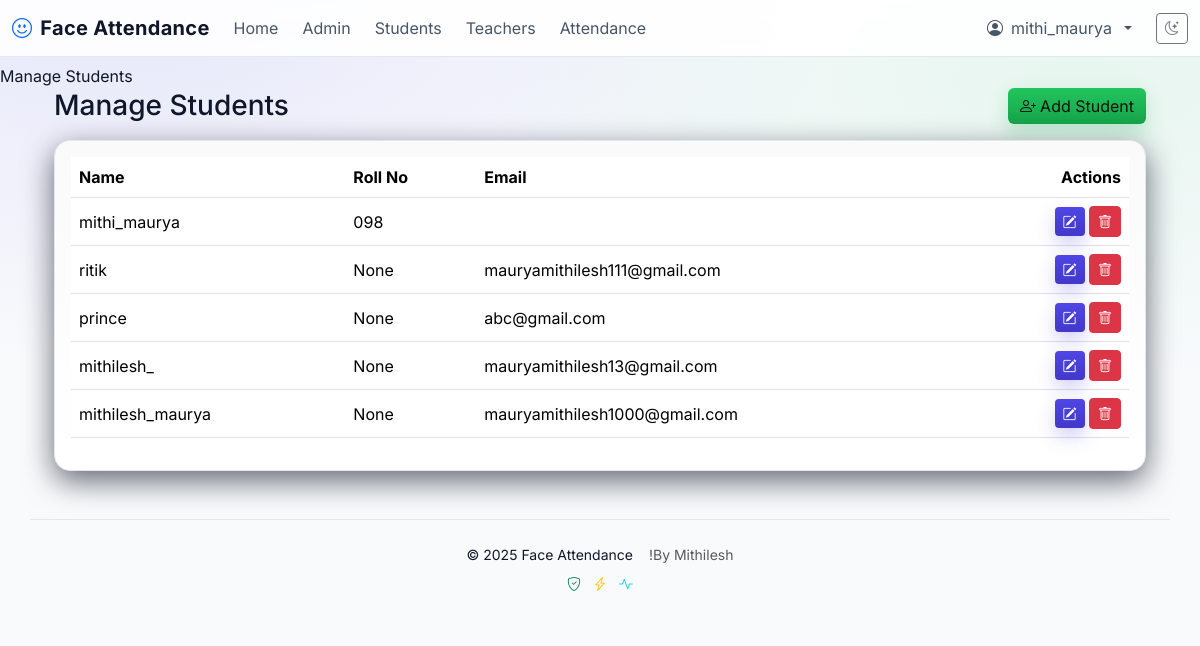
/manage_students/ (signed in), run on the app's committed database.
### attendance/models.py (models this page shows, shortened)
class Student(models.Model):
    user = models.OneToOneField(User, on_delete=models.CASCADE)
    image = models.ImageField(upload_to='student_images/', blank=True, null=True)  # Optional
    roll_no = models.CharField(max_length=20,unique=True,null=True, blank=True)

### attendance/views.py (the view)
# urls.py: path('manage_students/', views.manage_students, name='manage_students'),
@login_required
@user_passes_test(is_admin)
def manage_students(request):
    students = Student.objects.all()
    return render(request, 'attendance/manage_students.html', {'students': students})

### attendance/views.py (called while the page is built)
def is_admin(user):
    return user.is_staff

### attendance/templates/attendance/manage_students.html (shortened to what this page needs)
{% extends "attendance/base.html" %}
{% block content %}
<div class="container-fluid">
  <div class="d-flex align-items-center justify-content-between mb-3">
    <h3 class="mb-0">Manage Students</h3>
    <a href="{% url 'add_student' %}" class="btn btn-accent"><i class="bi bi-person-plus me-1"></i>Add Student</a>
  </div>
  <div class="card">
    <div class="card-body">
      <div class="table-responsive">
        <table class="table table-hover align-middle">
          <thead>
            <tr>
              <th>Name</th>
              <th>Roll No</th>
              <th>Email</th>
              <th class="text-end">Actions</th>
            </tr>
          </thead>
          <tbody>
            {% for student in students %}
            <tr>
              <td>{{ student.user.username }}</td>
              <td>{{ student.roll_no }}</td>
              <td>{{ student.user.email }}</td>
              <td class="text-end">
                <a href="{% url 'edit_student' student.id %}" class="btn btn-sm btn-primary"><i class="bi bi-pencil-square"></i></a>
                <a href="{% url 'delete_student' student.id %}" class="btn btn-sm btn-danger" onclick="return confirm('Delete this student?');"><i class="bi bi-trash"></i></a>
              </td>
            </tr>
            {% empty %}
            <tr>
              <td colspan="4" class="text-center text-muted">No students found.</td>
            </tr>
            {% endfor %}
          </tbody>
        </table>
      </div>
    </div>
  </div>
</div>
{% endblock  %}

### attendance/templates/attendance/base.html (shortened to what this page needs)
<!DOCTYPE html>
<html lang="en">
<head>
    <link href="https://cdn.jsdelivr.net/npm/bootstrap@5.3.3/dist/css/bootstrap.min.css" rel="stylesheet">
    <link href="https://cdn.jsdelivr.net/npm/bootstrap-icons@1.11.3/font/bootstrap-icons.css" rel="stylesheet">
</head>
<body>
<nav class="navbar navbar-expand-lg navbar-dark fixed-top">
    <div class="container-fluid">
        <a class="navbar-brand d-flex align-items-center gap-2" href="{% url 'home' %}">
            <i class="bi bi-emoji-smile text-primary"></i>
            <span>Face Attendance</span>
        </a>
        <div class="collapse navbar-collapse justify-content-end" id="navbarNav">
            <ul class="navbar-nav align-items-lg-center w-100 gap-lg-2">
                <li class="nav-item">
                    <a class="nav-link" href="{% url 'home' %}">Home</a>
                </li>
                {% if user.is_authenticated %}
                    {% if user.is_staff %}
                        <li class="nav-item"><a class="nav-link" href="{% url 'admin_dashboard' %}">Admin</a></li>
                        <li class="nav-item"><a class="nav-link" href="{% url 'manage_students' %}">Students</a></li>
                        <li class="nav-item"><a class="nav-link" href="{% url 'manage_teachers' %}">Teachers</a></li>
                        <li class="nav-item"><a class="nav-link" href="{% url 'admin_attendance' %}">Attendance</a></li>
                    {% endif %}
                    <li class="nav-item dropdown ms-lg-auto">
                        <a class="nav-link dropdown-toggle d-flex align-items-center gap-2" href="#" role="button" data-bs-toggle="dropdown" aria-expanded="false">
                            <i class="bi bi-person-circle"></i>
                            <span class="d-none d-lg-inline">{{ user.get_full_name|default:user.username }}</span>
                        </a>
                    </li>
                {% else %}
                    <li class="nav-item ms-lg-auto">
                        <a class="nav-link" href="{% url 'login_view' %}"><i class="bi bi-person-circle me-1"></i>Login</a>
                    </li>
                {% endif %}
                <li class="nav-item d-flex align-items-center ms-2">
                    <button id="theme-toggle" class="btn btn-sm btn-outline-secondary" type="button" aria-label="Toggle theme">
                        <i class="bi bi-moon-stars"></i>
                    </button>
                </li>
            </ul>
        </div>
    </div>
</nav>
<div class="container">
    {% block content %}
    {% endblock %}
</div>
<footer class="container text-center small">
    <div class="d-flex flex-column flex-sm-row justify-content-center gap-3">
        <span>&copy; {% now "Y" %} Face Attendance</span>
        <span class="text-muted">!By Mithilesh</span>
    </div>
    <div class="mt-2">
        <i class="bi bi-shield-check text-success"></i>
        <i class="bi bi-lightning-charge text-warning ms-2"></i>
        <i class="bi bi-activity text-info ms-2"></i>
    </div>
</footer>
</body>
</html>

### attendance/templates/attendance/base.html (style rules this page uses)
:root { --brand-primary: #4f46e5; --brand-primary-700: #4338ca; --brand-accent: #22c55e; --brand-bg: #f8fafc; --brand-surface: #ffffff; --brand-card: #ffffff; --text-primary: #0f172a; --text-muted: #475569; --border-color: #e2e8f0; }
html, body { height: 100%; }
body { padding-top: 64px; background: radial-gradient(1200px 600px at 10% 0%, rgba(79, 70, 229, 0.10) 0%, rgba(79, 70, 229, 0) 60%), radial-gradient(1000px 500px at 90% 10%, rgba(34, 197, 94, 0.08) 0%, rgba(34, 197, 94, 0) 60%), linear-gradient(180deg, var(--brand-bg) 0%, var(--brand-bg) 100%); color: var(--text-primary); font-family: 'Inter', system-ui, -apple-system, Segoe UI, Roboto, Arial, sans-serif; }
.navbar { background: linear-gradient(90deg, rgba(255,255,255,0.9) 0%, rgba(255,255,255,0.9) 100%); backdrop-filter: saturate(120%) blur(8px); border-bottom: 1px solid var(--border-color); }
.navbar-brand { font-weight: 700; letter-spacing: 0.3px; color: var(--text-primary) !important; }
.nav-link { color: var(--text-muted) !important; }
.btn-primary { background: linear-gradient(180deg, var(--brand-primary) 0%, var(--brand-primary-700) 100%); border: 0; box-shadow: 0 8px 18px rgba(79, 70, 229, 0.25); }
.btn-accent { background: linear-gradient(180deg, var(--brand-accent) 0%, #16a34a 100%); border: 0; color: #07130b; box-shadow: 0 8px 18px rgba(34, 197, 94, 0.25); }
.container, .container-fluid { color: var(--text-primary); }
.card { background: linear-gradient(180deg, rgba(0,0,0,0.02) 0%, rgba(0,0,0,0.00) 100%), var(--brand-card); border: 1px solid var(--border-color); border-radius: 16px; box-shadow: 0 10px 30px rgba(2, 6, 23, 0.6); overflow: hidden; }
footer { margin-top: 48px; padding: 24px 0; color: var(--text-muted); border-top: 1px solid var(--border-color); }

### data on the page
Student: user.username "mithi_maurya", roll_no "098"
Student: user.username "ritik", roll_no "None", user.email "mauryamithilesh111@gmail.com"
Student: user.username "prince", roll_no "None", user.email "abc@gmail.com"
Student: user.username "mithilesh_", roll_no "None", user.email "mauryamithilesh13@gmail.com"
Student: user.username "mithilesh_maurya", roll_no "None", user.email "mauryamithilesh1000@gmail.com"

### other printed values
{{ user.get_full_name|default:user.username }} "mithi_maurya"
